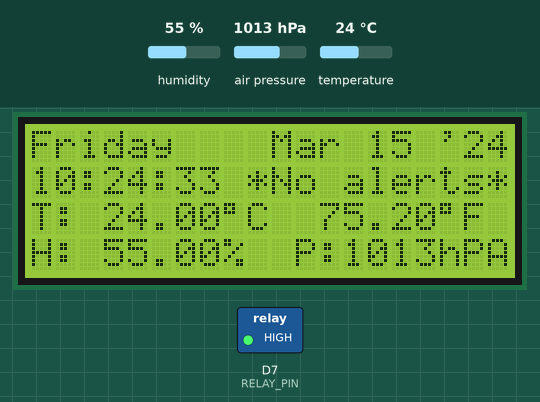
Recording of a sketch running on a simulated ESP8266 (NodeMCU). On the bench: 20×4 character LCD, switched loads named in the sketch (green lamp = pin HIGH). Dashed ring = blinking. The test bench sets the inputs (shaded band); at power-on: humidity 55 %, air pressure 1013 hPa, temperature 24 °C. WiFi joins after 1.5 s; servers stay silent unless stated; the local clock reads 2024-03-15 10:24:30 at power-on unless the sketch sets it; what the sketch prints to the serial monitor is not drawn.

Above: at 3.9 s.
4.0 s: humidity set to 41 %
At 5.7 s:
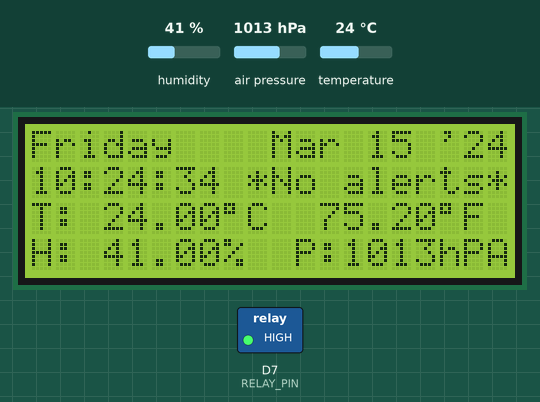
7.4 s: humidity set to 38 %
At 9.9 s:
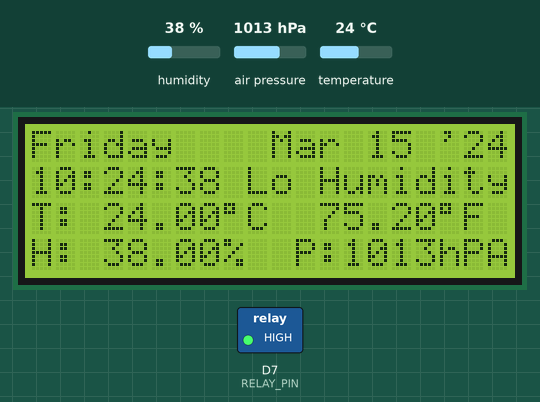
11.6 s: air pressure set to 952 hPa
At 13.5 s:
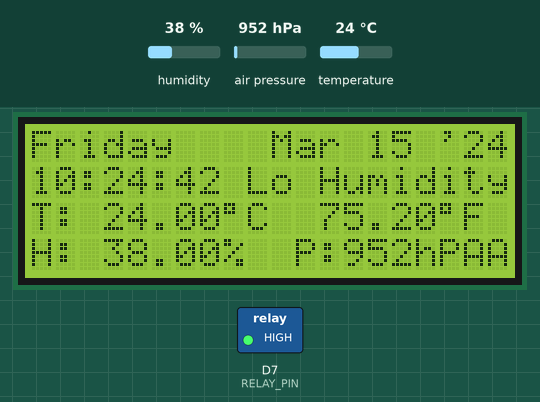
15.8 s: temperature set to 8 °C
At 17.9 s:
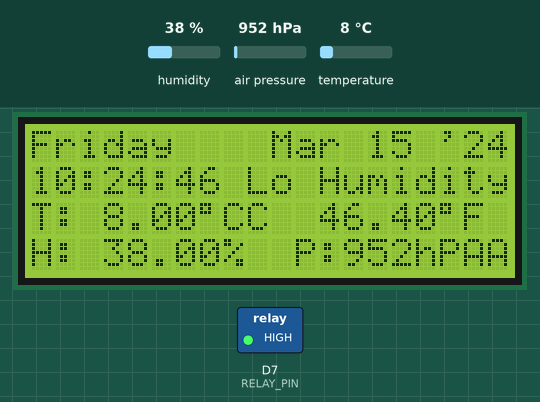
20.0 s: air pressure set to 1000 hPa
At 22.2 s:
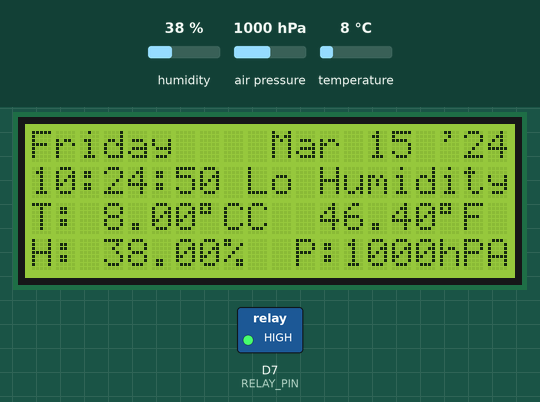
24.2 s: humidity set to 40 %
At 25.5 s:
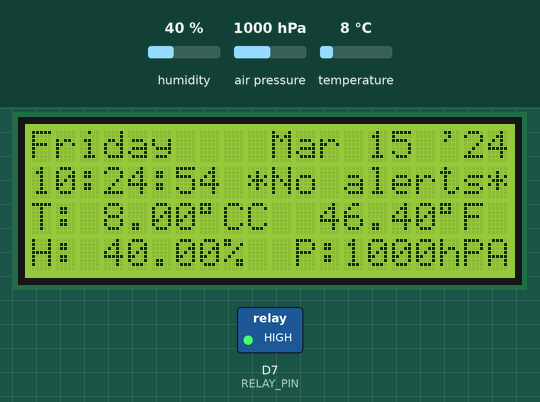
Timing chart, 0 to 27.2 s (numbered marks = the images above; inputs shaded):
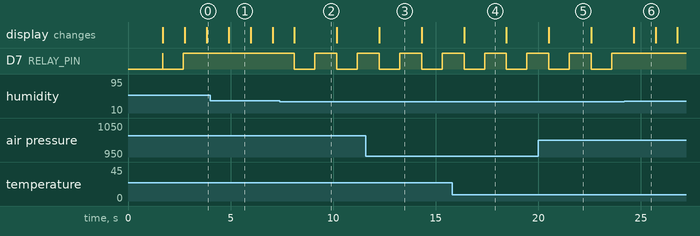

The sketch:

humidity_monitor.ino
```cpp
#include <Wire.h>
#include <Adafruit_Sensor.h>
#include <Adafruit_BME280.h>
#include <LiquidCrystal_I2C.h>
#include <ESP8266WiFi.h>
#include <time.h>
#include <math.h>

/*#include <SPI.h>
#define BME_SCK 14
#define BME_MISO 12
#define BME_MOSI 13
#define BME_CS 15*/

#define RELAY_PIN D7
#define SEALEVELPRESSURE_HPA (1013.25)

Adafruit_BME280 bme; // I2C
//Adafruit_BME280 bme(BME_CS); // hardware SPI
//Adafruit_BME280 bme(BME_CS, BME_MOSI, BME_MISO, BME_SCK); // software SPI

LiquidCrystal_I2C lcd(0x27, 20, 4);

unsigned long delayTime;

const char *ssid     = "<Your SSID>";
const char *password = "<Your Password>";

#define MY_NTP_SERVER "pool.ntp.org"
#define MY_TZ "EST5EDT"

char daysOfTheWeek[7][10] = {"Sunday   ", "Monday   ", "Tuesday  ", "Wednesday", "Thursday ", "Friday   ", "Saturday "};
char month[12][4] = {"Jan", "Feb", "Mar", "Apr", "May", "Jun", "Jul", "Aug", "Sep", "Oct", "Nov", "Dec"};

time_t now;
tm tm;

void setup() {

  bool status;

  Serial.begin(115200);

  Serial.println("lcd init");

  lcd.begin(20, 4);
  lcd.init();
  lcd.backlight();

  lcd.setCursor(2, 0);
  lcd.print("Aditya's  BME280");
  lcd.setCursor(2, 1);
  lcd.print("LCD init success");


  // default settings
  // (you can also pass in a Wire library object like &Wire2)
  status = bme.begin(0x76);
  if (!status) {
    Serial.println("Could not find a valid BME280 sensor, check wiring!");
    lcd.setCursor(2, 2);
    lcd.print("BME280 not found");
    lcd.setCursor(4, 3);
    lcd.print("Check wiring");
    while (1);
  }

  Serial.println("BME280 found");

  lcd.setCursor(4, 2);
  lcd.print("BME280 found");

  lcd.setCursor(2, 3);
  lcd.print("Waiting for WiFi");

  delayTime = 1000;

  Serial.println();


  WiFi.begin(ssid, password);

  while ( WiFi.status() != WL_CONNECTED ) {
    delay ( 500 );

  }

  pinMode(RELAY_PIN, OUTPUT);
  digitalWrite(RELAY_PIN, HIGH);  // turn off buzzer


  configTime(MY_TZ, MY_NTP_SERVER);

  lcd.clear();
  lcd.setCursor(17, 0);
  lcd.print("'");
  lcd.setCursor(2, 1);
  lcd.print(":");
  lcd.setCursor(5, 1);
  lcd.print(":");
  lcd.setCursor(0, 2);
  lcd.print("T: ");
  lcd.setCursor(0, 3);
  lcd.print("H:");
  lcd.setCursor(11, 3);
  lcd.print("P:");

  BuzzForOneSecond();

}

void loop() {
  float humidityPercentage = bme.readHumidity();
  float temperatureInCelcius = bme.readTemperature();
  float temperatureInFarenheit = 1.8 * temperatureInCelcius + 32;
  float pressureInHPA = bme.readPressure() / 100.0F;
  printDateTime();
  printSensorValues(humidityPercentage, temperatureInCelcius, temperatureInFarenheit, pressureInHPA);
  processSensorValues(humidityPercentage);
  delay(delayTime);
}

void processSensorValues(float humidityPercentage){
  if(humidityPercentage < 40.0F){
    lcd.setCursor(9, 1);
    lcd.print("Lo Humidity");
    BuzzForOneSecond();
  }
  else if(humidityPercentage > 60.0F){
    lcd.setCursor(9, 1);
    lcd.print("Hi Humidity");
    BuzzForOneSecond();
  }
  else{
    lcd.setCursor(9, 1);
    lcd.print("*No alerts*");
  }
}

void BuzzForOneSecond(){
  digitalWrite(RELAY_PIN, LOW);  // turn on buzzer 1 seconds
  delay(1000);
  digitalWrite(RELAY_PIN, HIGH);  // turn off buzzer
}

void printSensorValues(float humidityPercentage, float temperatureInCelcius, float temperatureInFarenheit, float pressureInHPA) {
  lcd.setCursor(3, 2);
  lcd.print(temperatureInCelcius);
  lcd.print((char)223);
  lcd.print("C");
  lcd.setCursor(12, 2);
  lcd.print(temperatureInFarenheit);
  lcd.print((char)223);
  lcd.print("F");
  lcd.setCursor(3, 3);
  lcd.print(humidityPercentage);
  lcd.print("%");
  lcd.setCursor(13, 3);
  lcd.print((int) round(pressureInHPA));
  lcd.print("hPA");
}

void printDateTime() {
  time(&now);
  localtime_r(&now, &tm);

  lcd.setCursor(0, 0);
  lcd.print(daysOfTheWeek[tm.tm_wday]);

  lcd.setCursor(10, 0);
  lcd.print(month[tm.tm_mon]);

  lcd.setCursor(14, 0);
  lcd.print(convertToTwoDigitString(tm.tm_mday));

  lcd.setCursor(18, 0);
  int current_year = tm.tm_year + 1900;
  lcd.print(String(current_year).substring(2,4));

  lcd.setCursor(0, 1);
  lcd.print(convertToTwoDigitString(tm.tm_hour));

  lcd.setCursor(3, 1);
  lcd.print(convertToTwoDigitString(tm.tm_min));

  lcd.setCursor(6, 1);
  lcd.print(convertToTwoDigitString(tm.tm_sec));
}

String convertToTwoDigitString(int integer){
  return integer>9 ? String(integer) : "0"+String(integer);
}
```

Measured:
- the behaviour switches between 40 and 39 % on humidity (found by bisection; images 1 and 2)
- after the input at 7.4 s, D7 (RELAY_PIN): alternates HIGH for 1.1 s and LOW for 1.0 s, starting after 0.71 s; the display: changes after 0.71 s (image 2)
- after the input at 11.6 s, the display: changes after 0.65 s (image 3)
- after the input at 15.8 s, the display: changes after 0.58 s (image 4)
- after the input at 20.0 s, the display: changes after 0.52 s (image 5)
- after the input at 24.2 s, D7 (RELAY_PIN): stops changing and stays HIGH; the display: changes after 0.45 s (image 6)
- what the display in image 1 shows lasts 1.1 s, from 4.9 s to 6.0 s
